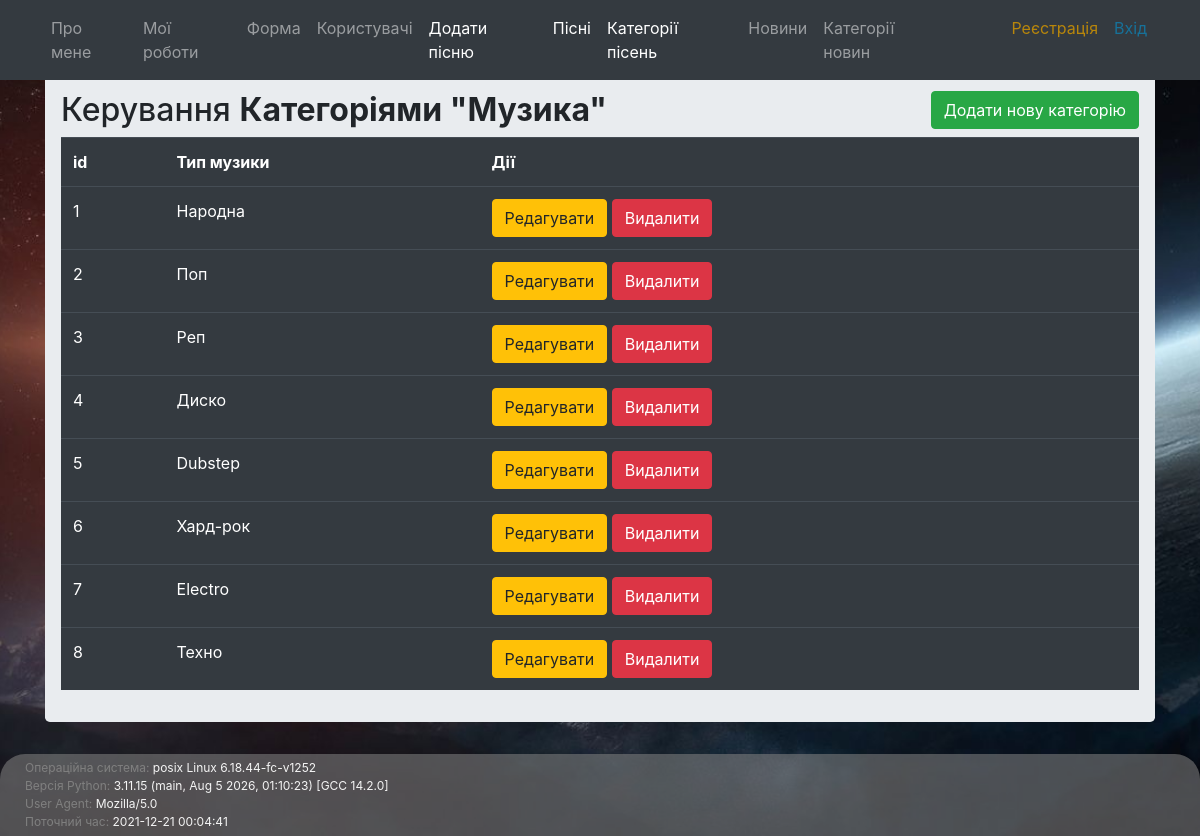
Before: /songs/catacrcrud with the older database file.
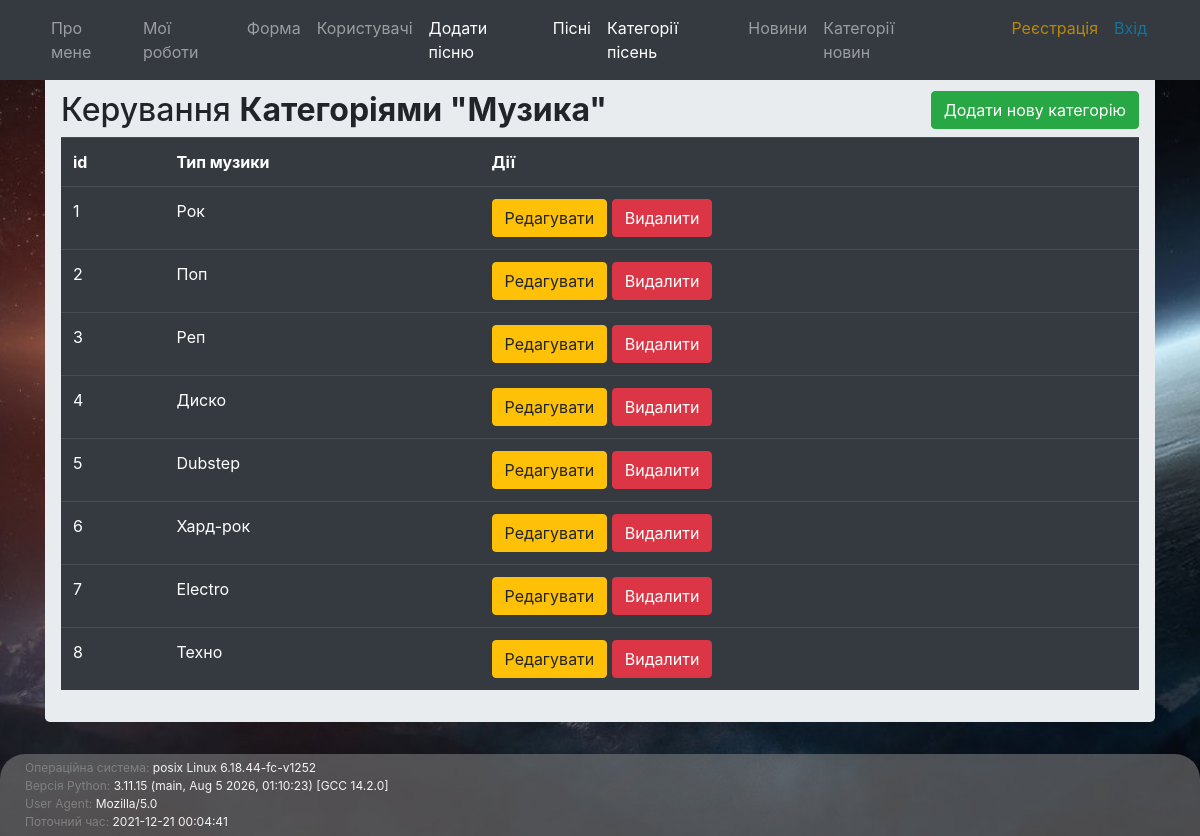
After: the same page with the newer database file.
### app/songs/models.py (models this page shows)
class categorysong(db.Model):
    id = db.Column(db.Integer, primary_key=True)
    musicType = db.Column(db.String(50), nullable=False)
    songs = db.relationship('Songs', backref='category', lazy=True)

### app/songs/views.py (the view)
@songs_blueprint.route('/catacrcrud', methods=['GET', 'POST'])
def category_crud():
    form = CategoryForm()
    if form.validate_on_submit():
        category = categorysong(musicType=form.name.data)
        db.session.add(category)
        db.session.commit()
        flash('Категорія добавленна успішно!', category='success')
        return redirect(url_for('.category_crud'))
    categories = categorysong.query.all()
    return render_template('category_crud.html', categories=categories, form=form, data=getFooterData())

### app/songs/getFunctions.py (called while the page is built)
def getFooterData():
    OS_info = os.name + " " + platform.system() + " " + platform.release()
    current_datetime = datetime.now()
    userAgent = request.headers.get('User-Agent')
    pythonVersion = sys.version
    return [OS_info, pythonVersion, userAgent, current_datetime]

### app/songs/templates/songs/category_crud.html (shortened to what this page needs)
{% from "_render_field.html" import render_field %}
{% extends "baseTemplate.html" %}
{%block content %}
    <div class="container">
    <div class="row">
        <div class="col md-12">
            <div class="jumbotron p-3">
                <h2>Керування <b>Категоріями "Музика"</b>
                    <button type="button" class="btn btn-success float-right" data-bs-toggle="modal" data-bs-target="#mymodal">
                        Додати нову категорію
                    </button>
                </h2>
                <table class="table table-hover table-dark">
                    <tr>
                        <th>id</th>
                        <th>Тип музики</th>
                        <th>Дії</th>
                    </tr>
                    {% for category in categories %}
                    <tr>
                        <td>{{category.id}}</td>
                        <td>{{category.musicType}}</td>
                        <td>
                            <a href="{{ url_for('songs.update_category', id=category.id) }}"
                               class="btn btn-warning btn-xs" data-bs-toggle="modal"
                               data-bs-target="#modaledit{{category.id}}">Редагувати</a>
                            <a href="{{ url_for('songs.delete_category', id=category.id) }}"
                               class="btn btn-danger btn-xs"
                               onclick="return confirm('Ви впевнені, що бажаєте видалити даний запис?')">Видалити</a>
                        </td>
                    </tr>
                    {% endfor %}
                </table>
            </div>
        </div>
    </div>
</div>
{% endblock %}

Changed rows visible on the page:
changed categorysong id 1: musicType "Народна" → "Рок"
